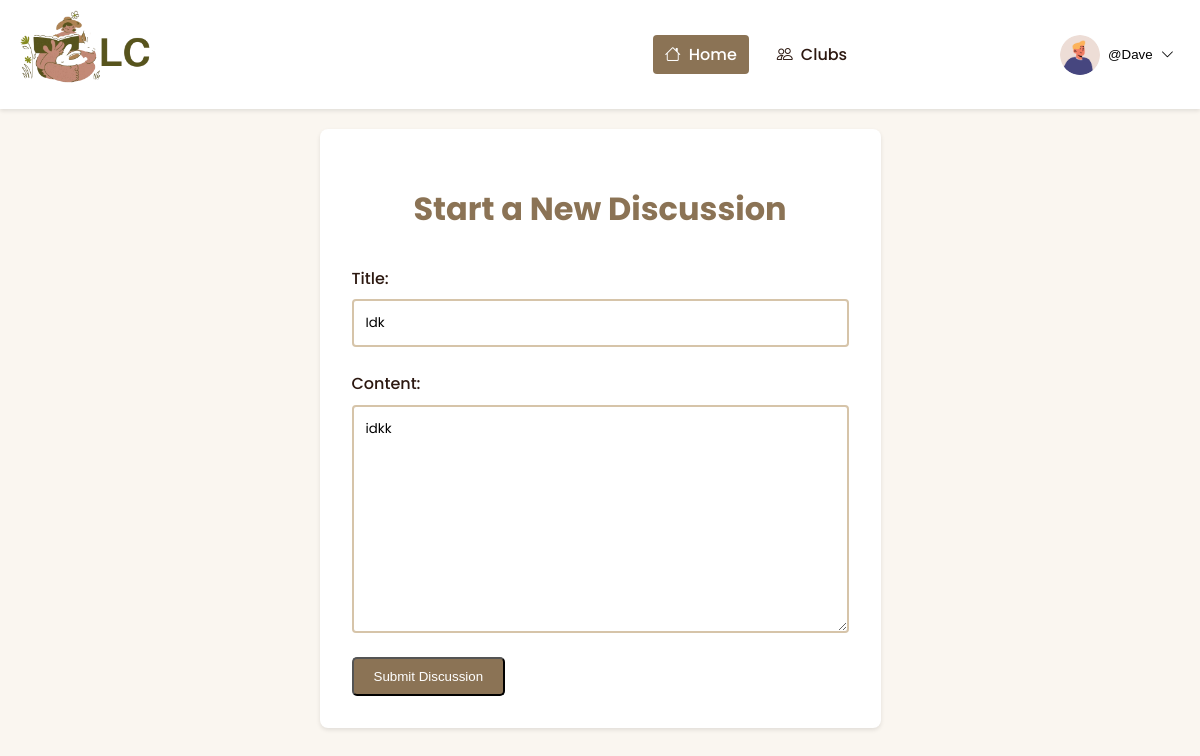
The page /discussions/2/edit/ (signed in) on the database its author committed.
### discussion/models.py (models this page shows, shortened)
class Profile(models.Model):
    user = models.OneToOneField(User, null=True, on_delete=models.CASCADE)
    bio = models.TextField()
    selected_themes = models.ManyToManyField(Theme)
    books_per_year = models.CharField(max_length=20, choices=[
        ('0-5', '0-5'),
        ('5-10', '5-10'),
        ('10-20', '10-20'),
        ('20+', '20+'),
    ],
    null=True,
    blank=True,
    )
    profile_pic = (models.ImageField(null=True, blank=True, upload_to="static/profile" ))
    goodreads_url = models.CharField(max_length=55, null=True, blank=True)

class User(AbstractUser):
    fname = models.CharField(max_length=200, null=True)
    lname = models.CharField(max_length=200, null=True)
    email = models.EmailField(unique=True, null=False)  # Ensures email is required
    USERNAME_FIELD = 'username'
    REQUIRED_FIELDS = []

class Post(models.Model):
    club = models.ForeignKey(Club, on_delete=models.CASCADE, related_name='posts')
    title = models.CharField(max_length=200)
    content = models.TextField()
    upvotes = models.ManyToManyField(User, related_name="post_upvotes", blank=True)
    downvotes = models.ManyToManyField(User, related_name="post_downvotes", blank=True)
    created_by = models.ForeignKey(User, on_delete=models.CASCADE)
    created_at = models.DateTimeField(auto_now_add=True)
    updated_at = models.DateTimeField(auto_now=True)

### discussion/views.py (the view)
# urls.py: path('discussions/<int:id>/edit/', views.discussion_edit, name='discussion_edit'),
@login_required
def discussion_edit(request, id):  # Matches <int:id>
    discussion = get_object_or_404(Post, id=id)
    if request.user != discussion.created_by:
        return redirect('post_detail', id=id)
    if request.method == 'POST':
        form = PostForm(request.POST, instance=discussion)
        if form.is_valid():
            form.save()
            return redirect('club_detail', club_id=discussion.club.id)  # Matches <int:club_id>
    else:
        form = PostForm(instance=discussion)
    return render(request, 'discussion_form.html', {'form': form})

### discussion/forms.py
class PostForm(forms.ModelForm):
    class Meta:
        model = Post
        fields = ['title', 'content']

### discussion/templates/discussion_form.html (shortened to what this page needs)
{% extends 'base3.html' %}
{% block content %}
<div class="container main-content">
    <div class="form-container">
        <h1>Start a New Discussion</h1>
        <form method="post" enctype="multipart/form-data" class="custom-form">
            <div class="form-group">
                {{ form.title.label_tag }}
                {{ form.title }}
            </div>
            <div class="form-group">
                {{ form.content.label_tag }}
                {{ form.content }}
            </div>
            <button type="submit" class="btn btn-submit">Submit Discussion</button>
        </form>
    </div>
</div>
{% endblock %}

### templates/navbar.html (shortened to what this page needs)
<nav class="header-navbar">
    <div class="container">
        <div class="logo">
            <a href="{% url 'home' %}" class="logo">
                {% load static %}
            <img src="{% static 'discussion\logo.png' %}" alt="">
            </a>
        </div>
        <div class="navbar-menu" id="navbarMenu">
            <li><a href="{% url 'home' %}" class="active"><i class="bi bi-house"></i>Home</a></li>
            <li><a href="{% url 'club_list' %}"><i class="bi bi-people"></i>Clubs</a></li>
        </div>
        {% if user.is_authenticated %}
        <div class="user-menu">
            <button class="user-menu-toggle">
            {% with profile=user.profile %}
            {% if profile.profile_pic %}
            <img src="{{ profile.profile_pic.url }}" alt="User Avatar" class="user-avatar">
            {% else %}
            <img alt="placeholder" id="profile-image">
            {% endif %}
            {% endwith %}
                <span>@{{ user.username|capfirst }}</span>
                <i class="bi bi-chevron-down"></i>
            </button>
            {% else %}
            <div class="navbar-menu" id="navbarMenu">
                <li><a href="{% url 'register' %}"><i class="bi bi-person-plus"></i>Register</a></li>
                <li><a href="{% url 'login' %}"><i class="bi bi-box-arrow-in-right"></i>Login</a></li>
            </div>
            {% endif %}
        </div>
    </div>
</nav>

### static/discussion/css/templates2.css (style rules this page uses)
:root { --primary-color: #EEDED0; --primary-dark: #D6C4A9; --secondary-color: #F7E7CE; --accent-color-1: #B6A48E; --accent-color-2: #8B7355; --accent-color-3: #C17817; --text-color: #2C1810; --text-light: #5C4033; --background-color: #FAF6F0; --white: #FFFFFF; --error-color: #E85D75; --success-color: #4CAF50; }
body { font-family: 'Poppins', sans-serif; background-color: var(--background-color); color: var(--text-color); margin: 0; padding: 0; line-height: 1.6; }
.container { max-width: 1200px; margin: 0 auto; padding: 0 20px; }
.navbar-menu { display: flex; gap: 20px; }
.navbar-menu a { color: var(--text-color); text-decoration: none; font-weight: 500; transition: color 0.3s ease; }
.main-content { display: flex; margin-top: 20px; }
.btn { display: inline-block; padding: 10px 20px; background-color: var(--accent-color-2); color: var(--white); text-decoration: none; border-radius: 5px; transition: background-color 0.3s ease; }

### static/discussion/css/nav.css (style rules this page uses)
.navbar-menu { display: flex; gap: 1rem; align-items: center; margin: 0; padding: 0; }
.navbar-menu > li { list-style-type: none; }
.navbar-menu a { color: var(--text-color); text-decoration: none; font-weight: 500; padding: 0.5rem 0.75rem; border-radius: 4px; transition: all 0.3s ease; }
.navbar-menu a.active { background-color: var(--accent-color-2); color: var(--white); }
.navbar-menu i { margin-right: 0.5rem; }
.header-navbar { background-color: var(--white); box-shadow: 0 2px 4px rgba(0,0,0,0.1); padding: 10px 0; position: sticky; top: 0; z-index: 1000; }
.header-navbar .container { display: flex; justify-content: space-between; align-items: center; }
.header-navbar .logo { font-size: 1.5em; font-weight: 600; color: var(--accent-color-2); text-decoration: none; }
.header-navbar .user-menu { position: relative; }
.header-navbar .user-menu-toggle { background: none; border: none; cursor: pointer; display: flex; align-items: center; gap: 8px; }
.header-navbar .user-avatar { width: 40px; height: 40px; border-radius: 50%; object-fit: cover; }

### static/discussion/css/forms.css (style rules this page uses)
.form-container { max-width: 800px; margin: 0 auto; padding: 2rem; background-color: var(--white); border-radius: 8px; box-shadow: 0 2px 4px rgba(0, 0, 0, 0.1); }
.form-container h1 { color: var(--accent-color-2); margin-bottom: 2rem; text-align: center; }
.custom-form { display: flex; flex-direction: column; gap: 1.5rem; }
.form-group { display: flex; flex-direction: column; gap: 0.5rem; }
.form-group label { color: var(--text-color); font-weight: 500; }
.form-group input[type="text"], .form-group input[type="url"], .form-group textarea { padding: 0.75rem; border: 2px solid var(--primary-dark); border-radius: 4px; background-color: var(--white); font-family: 'Poppins', sans-serif; transition: border-color 0.2s ease; }
.btn-submit { align-self: flex-start; min-width: 150px; }

### templates/navbar.html (style rules this page uses)
.logo img { width: 30%; height: 30%; }

### rows shown on the page
Profile: profile_pic (picture)
User: username "Dave"
Post: title "Idk", content "idkk"
